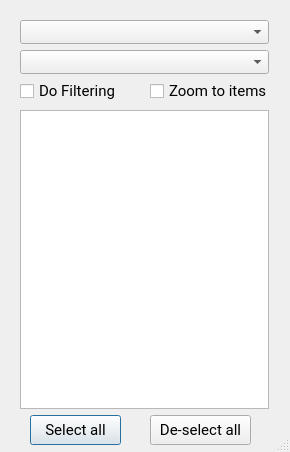
<?xml version="1.0" encoding="UTF-8"?>
<ui version="4.0">
 <class>Dialog</class>
 <widget class="QDialog" name="Dialog">
  <property name="geometry">
   <rect>
    <x>0</x>
    <y>0</y>
    <width>290</width>
    <height>452</height>
   </rect>
  </property>
  <property name="sizePolicy">
   <sizepolicy hsizetype="Expanding" vsizetype="Expanding">
    <horstretch>0</horstretch>
    <verstretch>0</verstretch>
   </sizepolicy>
  </property>
  <property name="windowTitle">
   <string>Get'em filtered!</string>
  </property>
  <property name="sizeGripEnabled">
   <bool>true</bool>
  </property>
  <property name="modal">
   <bool>false</bool>
  </property>
  <widget class="QgsMapLayerComboBox" name="cob_layer">
   <property name="geometry">
    <rect>
     <x>20</x>
     <y>20</y>
     <width>249</width>
     <height>24</height>
    </rect>
   </property>
   <property name="sizePolicy">
    <sizepolicy hsizetype="Expanding" vsizetype="Expanding">
     <horstretch>0</horstretch>
     <verstretch>0</verstretch>
    </sizepolicy>
   </property>
   <property name="font">
    <font>
     <family>Roboto</family>
     <pointsize>11</pointsize>
    </font>
   </property>
  </widget>
  <widget class="QgsFieldComboBox" name="cob_field">
   <property name="geometry">
    <rect>
     <x>20</x>
     <y>50</y>
     <width>249</width>
     <height>24</height>
    </rect>
   </property>
   <property name="sizePolicy">
    <sizepolicy hsizetype="Expanding" vsizetype="Expanding">
     <horstretch>0</horstretch>
     <verstretch>0</verstretch>
    </sizepolicy>
   </property>
   <property name="font">
    <font>
     <family>Roboto</family>
     <pointsize>11</pointsize>
    </font>
   </property>
  </widget>
  <widget class="QCheckBox" name="chb_go">
   <property name="geometry">
    <rect>
     <x>20</x>
     <y>80</y>
     <width>111</width>
     <height>22</height>
    </rect>
   </property>
   <property name="sizePolicy">
    <sizepolicy hsizetype="Expanding" vsizetype="Expanding">
     <horstretch>0</horstretch>
     <verstretch>0</verstretch>
    </sizepolicy>
   </property>
   <property name="font">
    <font>
     <family>Roboto</family>
     <pointsize>11</pointsize>
    </font>
   </property>
   <property name="text">
    <string>Do Filtering</string>
   </property>
  </widget>
  <widget class="QListWidget" name="list_values">
   <property name="geometry">
    <rect>
     <x>20</x>
     <y>110</y>
     <width>249</width>
     <height>299</height>
    </rect>
   </property>
   <property name="sizePolicy">
    <sizepolicy hsizetype="Expanding" vsizetype="Expanding">
     <horstretch>0</horstretch>
     <verstretch>0</verstretch>
    </sizepolicy>
   </property>
   <property name="font">
    <font>
     <family>Roboto</family>
     <pointsize>11</pointsize>
    </font>
   </property>
   <property name="focusPolicy">
    <enum>Qt::TabFocus</enum>
   </property>
   <property name="selectionMode">
    <enum>QAbstractItemView::MultiSelection</enum>
   </property>
  </widget>
  <widget class="QCheckBox" name="chb_zoom">
   <property name="geometry">
    <rect>
     <x>150</x>
     <y>80</y>
     <width>121</width>
     <height>22</height>
    </rect>
   </property>
   <property name="sizePolicy">
    <sizepolicy hsizetype="Expanding" vsizetype="Expanding">
     <horstretch>0</horstretch>
     <verstretch>0</verstretch>
    </sizepolicy>
   </property>
   <property name="font">
    <font>
     <family>Roboto</family>
     <pointsize>11</pointsize>
    </font>
   </property>
   <property name="text">
    <string>Zoom to items</string>
   </property>
  </widget>
  <widget class="QPushButton" name="but_select_all">
   <property name="geometry">
    <rect>
     <x>30</x>
     <y>415</y>
     <width>91</width>
     <height>30</height>
    </rect>
   </property>
   <property name="font">
    <font>
     <family>Roboto</family>
     <pointsize>11</pointsize>
    </font>
   </property>
   <property name="text">
    <string>Select all</string>
   </property>
  </widget>
  <widget class="QPushButton" name="but_deselect_all">
   <property name="geometry">
    <rect>
     <x>150</x>
     <y>415</y>
     <width>101</width>
     <height>30</height>
    </rect>
   </property>
   <property name="font">
    <font>
     <family>Roboto</family>
     <pointsize>11</pointsize>
    </font>
   </property>
   <property name="text">
    <string>De-select all</string>
   </property>
  </widget>
 </widget>
 <customwidgets>
  <customwidget>
   <class>QgsFieldComboBox</class>
   <extends>QComboBox</extends>
   <header>qgsfieldcombobox.h</header>
  </customwidget>
  <customwidget>
   <class>QgsMapLayerComboBox</class>
   <extends>QComboBox</extends>
   <header>qgsmaplayercombobox.h</header>
  </customwidget>
 </customwidgets>
 <resources/>
 <connections/>
</ui>
